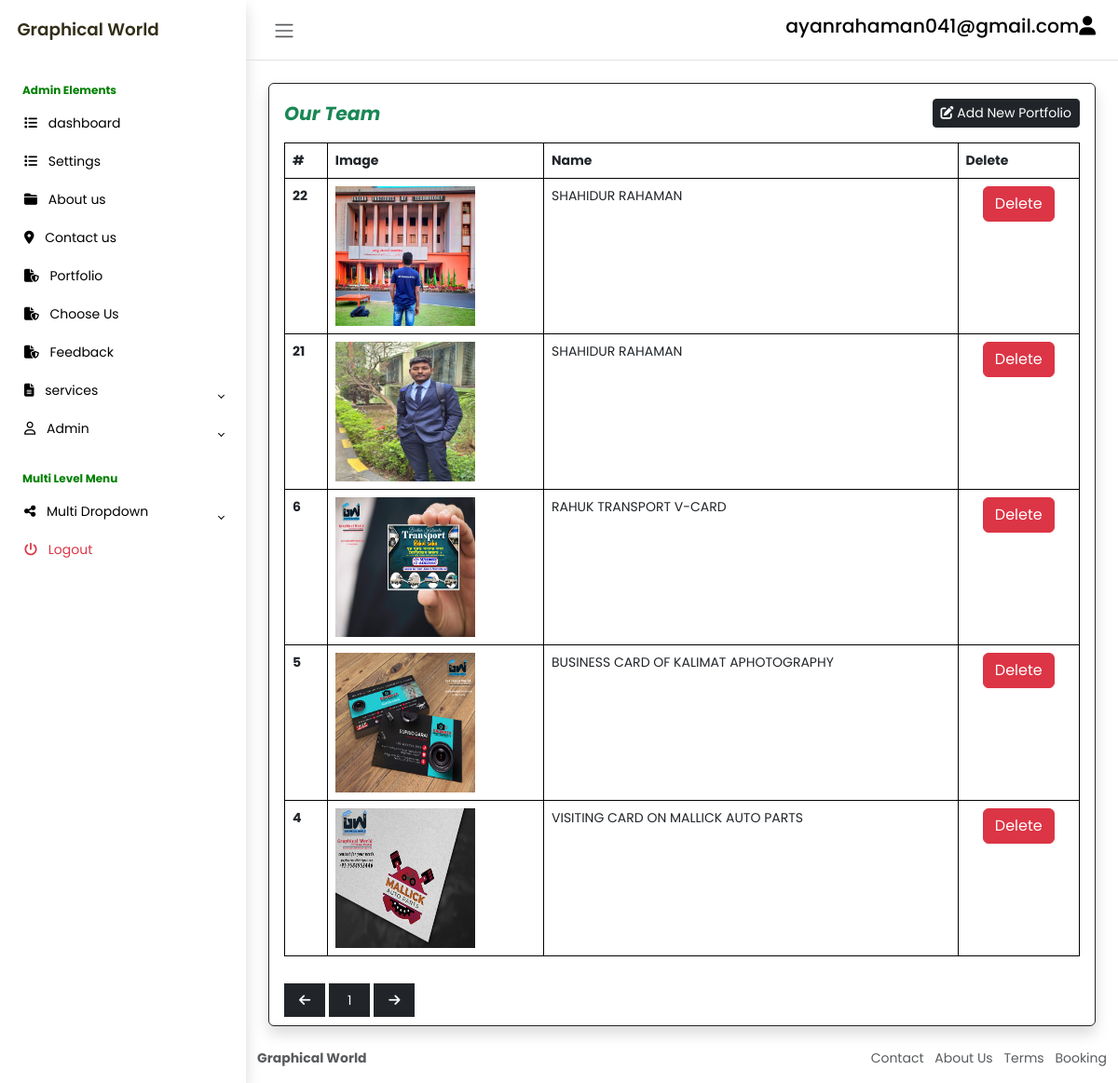
Page /dashboard/portfolio.php (signed in) on the committed database.
### tables this page shows
CREATE TABLE `portfolio` (
  `id` int(11) NOT NULL,
  `image` varchar(255) NOT NULL,
  `name` varchar(255) DEFAULT NULL,
  `category` varchar(255) DEFAULT NULL
);

### dashboard/portfolio.php (the view, shortened to what this page needs)
<!DOCTYPE html>
<html lang="en">
<head>
    <link rel="stylesheet" href="https://cdn.jsdelivr.net/npm/bootstrap@5.3.0-alpha2/dist/css/bootstrap.min.css">
    <link rel="stylesheet" href="css/style.css">
</head>
<body class="">
    <div class="wrapper">
        <?php
        require_once("extra_content/sidebar.php");
        ?>
        <div class="main">
            <?php
            require_once("extra_content/navbar.php");
            ?>
            <div class="col-md-12 col-lg-12 p-4">
                <div
                    class="p-3 border border-dark bg-white shadow d-flex justify-content-around align-items-center rounded">
                    <div class="card-body">
                        <div class="d-flex align-items-center justify-content-between mb-3">
                            <h4 class="card-title m-0 fw-bold fst-italic text-success">Our Team</h4>
                            <button type="button" class="btn btn-dark shadow-none btn-sm" data-bs-toggle="modal"
                                data-bs-target="#general-s">
                                <i class="fas fa-edit"></i> Add New Portfolio
                            </button>
                        </div>
                        <div class="card-body">
                            <table class="table">
                                <thead>
                                    <tr>
                                        <th scope="col">#</th>
                                        <th scope="col">Image</th>
                                        <th scope="col">Name</th>
                                        <th scope="col">Delete</th>
                                    </tr>
                                </thead>
                                <tbody>
                                    <?php
                                   require_once("partials/DBconnect.php");
                            $sqql="SELECT * FROM portfolio";
                            $querry = $connectingDB->query($sqql);
                            $Data=$querry->rowCount();
                            $devided_num = ($Data/30)+1;
                            if(isset($_GET["pageno"])){
                                $get_pageno = $_GET["pageno"];
                                $offset = ($get_pageno-1)*30;
                                $get_pageno_dec = $get_pageno - 1;
                                $get_pageno_inc = $get_pageno + 1;
                            }
                            else{
                                $offset = 0;
                                $get_pageno = 0;
                                $get_pageno_dec = 0;
                                $get_pageno_inc = 2;
                            }
                                   $sql="SELECT * FROM portfolio ORDER BY id DESC LIMIT 30 OFFSET $offset";
                                   $stmt = $connectingDB->query($sql);
                                   while($Data = $stmt->fetch()){
                                       $id = $Data["id"];
                                       $image = $Data["image"];
                                       $name = $Data["name"];
                                        ?>
                                        <tr>
                                            <th scope="row"><?php echo $id; ?></th>
                                            <td scope="row">
                                                <img src="images/<?php echo $image; ?>" width="150px" height="150px"
                                                    alt="<?php echo $image; ?>">
                                            </td>
                                            <td class="text-uppercase"><?php echo $name; ?></td>
                                            <td scope="row" class="text-center"><a
                                                    href="portfolio_delete.php?id=<?php echo $id; ?>"><button
                                                        class="btn btn-danger shadow-none">Delete</button></a></td>
                                        </tr>
                                        <?php
                                    }
                                    ?>
                                </tbody>
                            </table><br>
                            <?php
                        if($get_pageno_dec < 1){
                            echo "<span class='bg-dark text-white py-2 px-3'><i class='fas fa-arrow-left'></i></span>";
                        }
                        else{
                            echo "<a class='text-decoration-none' href='portfolio.php?pageno=$get_pageno_dec'>
                        <span class='bg-dark text-white py-2 px-3'><i class='fas fa-arrow-left'></i></span>
                        </a>";
                        }
                        for($x=1; $x<$devided_num; $x++){
                            if($x == $get_pageno){
                                echo "<span class='bg-dark text-white py-2 px-3 m-1'>$x</span>";
                            }
                            else{
                                echo "<span class='bg-dark py-2 px-3 m-1'>
                                <a class='text-decoration-none  text-white' href='portfolio.php?pageno=$x' class='text-white'> $x </a></span>";
                            }
                        }
                        if($get_pageno_inc > $devided_num){
                            echo "<span class='bg-dark text-white py-2 px-3'><i class='fas fa-arrow-right'></i></span>";
                        }
                        else{
                            echo "<a class='text-decoration-none bg-dark text-white  py-2 px-3' href='portfolio.php?pageno=$get_pageno_inc'>
                        <span '><i class='fas fa-arrow-right'></i></span>
                        </a>";
                        }
                        ?>
                        </div>
                    </div>
                </div>
            </div>
            <?php
            require_once("extra_content/footer.php");
            ?>
        </div>
    </div>
</body>
</html>

### dashboard/css/style.css (style rules this page uses)
body { font-family: 'Poppins', sans-serif; font-size: 0.875rem; opacity: 1; overflow-y: scroll; margin: 0; }
a { cursor: pointer; text-decoration: none; font-family: 'Poppins', sans-serif; }
h4 { font-family: 'Poppins', sans-serif; font-size: 1.275rem; color: var(--bs-emphasis-color); }
.wrapper { align-items: stretch; display: flex; width: 100%; }
.main { display: flex; flex-direction: column; min-height: 100vh; min-width: 0; overflow: hidden; transition: all 0.35s ease-in-out; width: 100%; }

### dashboard/portfolio.php (style rules this page uses)
table, th, td { border: 1px solid black; }

### rows in the picture
portfolio: id "22", image (picture), name "SHAHIDUR RAHAMAN"
portfolio: id "21", image (picture), name "SHAHIDUR RAHAMAN"
portfolio: id "6", image (picture), name "RAHUK TRANSPORT V-CARD"
portfolio: id "5", image (picture), name "BUSINESS CARD OF KALIMAT APHOTOGRAPHY"
portfolio: id "4", image (picture), name "VISITING CARD ON MALLICK AUTO PARTS"

### other values in the picture
$_SESSION["email"] "ayanrahaman041@gmail.com"
